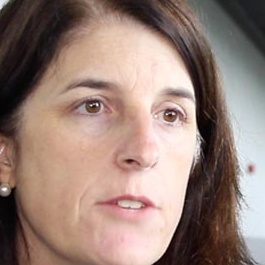
#> input picture train-model/by-image/Neutral/00a26ac411d78e6c4230516e0d1b5f4fe69a2ac9d688a207bddaca06f.jpg, 265 x 265 px; its folder holds only this picture in this run
$ python predict_depression.py --image Neutral/00a26ac411d78e6c4230516e0d1b5f4fe69a2ac9d688a207bddaca06f.jpg --folder Neutral
#> lines starting #> are read from the running program, lines starting #| are printed output that depends on the picture
import joblib
import cv2
import numpy as np
from PIL import Image
import os
import argparse

class DepressionPredictor:
    def __init__(self, model_path='depression_classifier_model.pkl'):
        """
        Inicializa el predictor con el modelo entrenado
        """
#> called with model_path = 'depression_classifier_model.pkl'
        try:
            self.model = joblib.load(model_path)
#> (reads feel-guard-back/utils/depression_classifier_model.pkl from the repository)
            print(f"Modelo cargado exitosamente desde: {model_path}")
        except FileNotFoundError:
            print(f"Error: No se encontró el modelo en {model_path}")
            print("Asegúrate de entrenar el modelo primero.")
            return None

        self.label_decoder = {0: 'Neutral', 1: 'Depresión'}

    def preprocess_image(self, image_path, target_size=(64, 64)):
        """
        Preprocesa una imagen para la predicción
        """
#> called with target_size = (64, 64)
        try:
            # Intentar cargar con OpenCV
            img = cv2.imread(image_path)
#> img is the input picture: shape (265, 265, 3); mean B, G, R 119.4, 128.3, 151.3
            if img is None:
                # Si falla, intentar con PIL
                img = Image.open(image_path)
                img = np.array(img)
                if len(img.shape) == 3 and img.shape[2] == 4:  # RGBA
                    img = cv2.cvtColor(img, cv2.COLOR_RGBA2RGB)
                elif len(img.shape) == 3 and img.shape[2] == 3:  # RGB
                    img = cv2.cvtColor(img, cv2.COLOR_RGB2BGR)

            # Convertir a escala de grises
            if len(img.shape) == 3:
                img = cv2.cvtColor(img, cv2.COLOR_BGR2GRAY)
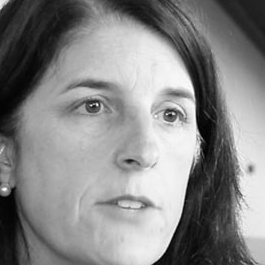
#> img: shape (265, 265); min 0, max 253, mean 134.2

            # Redimensionar
            img = cv2.resize(img, target_size)
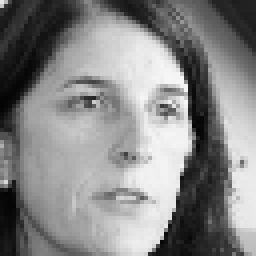
#> img: shape (64, 64) (shown 4 times larger); min 4, max 247, mean 134.1

            # Normalizar
            img = img / 255.0

            return img.flatten()  # Aplanar para el clasificador

        except Exception as e:
            print(f"Error procesando imagen {image_path}: {e}")
            return None

    def predict(self, image_path):
        """
        Hace una predicción para una imagen
        """
        if self.model is None:
            print("Error: Modelo no cargado")
            return None

        # Preprocesar imagen
        features = self.preprocess_image(image_path)
#> features = 4096 values, max 0.969 at index 1324, min 0.0157 at index 1537, mean 0.526

        if features is None:
            return None

        # Hacer predicción
#> (the run stopped early here; a loop or call above may not have finished)
